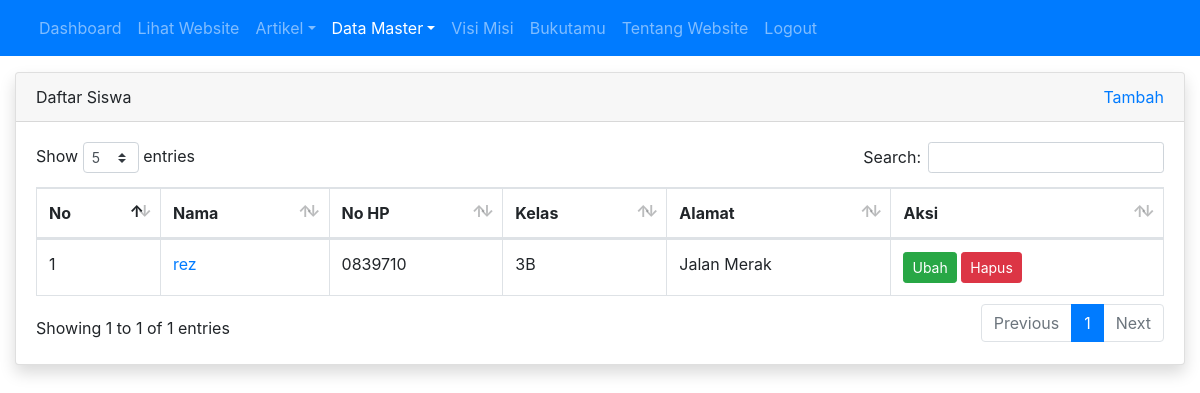
The app's page /admin/siswa/index.php (signed in) with its own data.
### tables this page shows
CREATE TABLE `tbl_siswa` (
  `id` int(11) NOT NULL,
  `nama` varchar(100) DEFAULT NULL,
  `nis` int(6) DEFAULT NULL,
  `nisn` int(25) DEFAULT NULL,
  `jenis_kelamin` enum('L','P') DEFAULT NULL,
  `tempat_lahir` varchar(80) DEFAULT NULL,
  `tanggal_lahir` date DEFAULT NULL,
  `alamat` varchar(100) DEFAULT NULL,
  `no_hp` varchar(12) DEFAULT NULL,
  `id_jurusan` int(11) DEFAULT NULL,
  `tahun_masuk` date DEFAULT NULL,
  `tahun_keluar` date DEFAULT NULL
);

CREATE TABLE `tbl_jurusan` (
  `id` int(11) NOT NULL,
  `nama_jurusan` varchar(30) DEFAULT NULL,
  `ka_prodi` int(11) DEFAULT NULL
);

### admin/siswa/index.php (the view, shortened to what this page needs)
<?php
require_once '../../koneksi.php';
$query = mysqli_query($koneksi, "SELECT tbl_siswa.id, tbl_siswa.nama, tbl_siswa.no_hp, tbl_siswa.alamat, tbl_jurusan.nama_jurusan AS jurusan FROM tbl_siswa LEFT JOIN tbl_jurusan ON tbl_siswa.id_jurusan = tbl_jurusan.id");
$no = 1;
?>
<!DOCTYPE html>
<html>
<head>
	<link rel="stylesheet" href="../../resources/datatables/datatables.min.css">
	<link rel="stylesheet" href="../../resources/css/bootstrap.min.css">
</head>
<body>
	<?php require_once '../navbar.php'; ?>
	<div class="container mt-3">
		<div class="row">
			<div class="col">
				<div class="card shadow">
					<div class="card-header">
						<div class="clearfix">
							<div class="float-left">
								Daftar Siswa
							</div>
							<div class="float-right">
								<a href="tambah.php">Tambah</a>
							</div>
						</div>
					</div>
					<div class="card-body">
						<table id="table_id" class="dataTable table table-bordered">
						    <thead>
						        <tr>
						            <th>No</th>
						            <th>Nama</th>
						            <th>No HP</th>
						            <th>Kelas</th>
						            <th>Alamat</th>
						            <th>Aksi</th>
						        </tr>
						    </thead>
						    <tbody>
						       <?php while($row = mysqli_fetch_assoc($query)) : ?>
						       		<tr>
						       			<td><?= $no++ ?></td>
						       			<td><a href="detail.php?id=<?= $row['id'] ?>"><?= $row['nama'] ?></a></td>
						       			<td><?= $row['no_hp'] ?></td>
						       			<td><?= $row['jurusan'] ?></td>
						       			<td><?= $row['alamat'] ?></td>
						       			<td>
						       				<a href="ubah.php?id=<?= $row['id'] ?>" class="btn btn-success btn-sm">Ubah</a>
											<a href="hapus.php?id=<?= $row['id'] ?>" class="btn btn-danger btn-sm" onclick="return confirm('apakah anda yakin?')">Hapus</a>
						       			</td>
						       		</tr>
						       <?php endwhile; ?>
						    </tbody>
						</table>
					</div>
				</div>
			</div>
		</div>
	</div>
</body>
</html>

### records on screen
tbl_siswa: nama "rez", no_hp "0839710", id_jurusan.nama_jurusan "3B", alamat "Jalan Merak"
